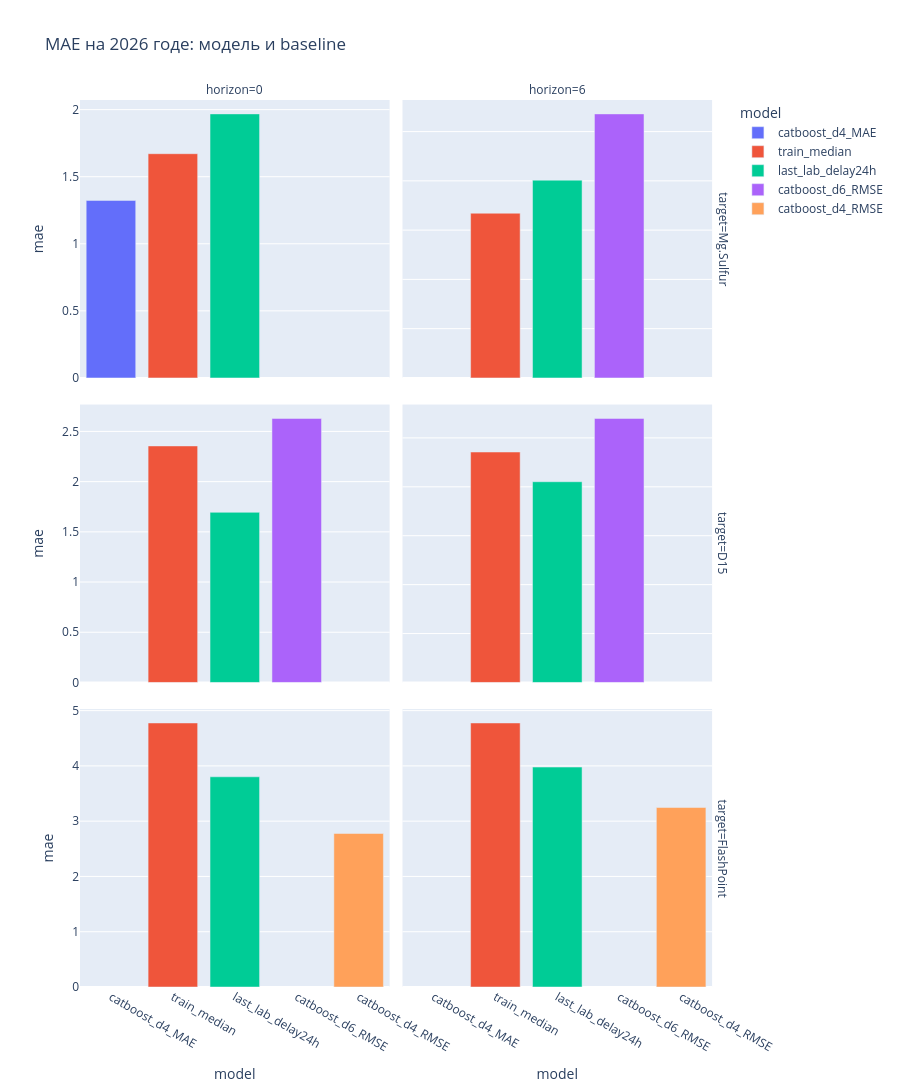

Write notebook code for a chart like this one.
### Code cell
shown = metrics[(metrics['split']=='test') & (metrics['selected'] | metrics['model'].isin(['train_median','last_lab_delay24h']))].copy()
fig = px.bar(shown, x='model', y='mae', color='model', facet_row='target', facet_col='horizon', title='MAE на 2026 годе: модель и baseline', height=1100)
fig.update_yaxes(matches=None)
fig.show()

### Figure 1 — Plotly figure (JSON) as saved in the notebook; plotly's stock layout.template omitted (floating-point values rounded to 4 significant figures)
{"data": [{"hovertemplate": "model=%{x}<br>target=Mg.Sulfur<br>horizon=0<br>mae=%{y}<extra></extra>", "legendgroup": "catboost_d4_MAE", "marker": {"color": "#636efa", "pattern": {"shape": ""}}, "name": "catboost_d4_MAE", "orientation": "v", "showlegend": true, "textposition": "auto", "type": "bar", "x": ["catboost_d4_MAE"], "xaxis": "x5", "y": [1.323], "yaxis": "y5"}, {"hovertemplate": "model=%{x}<br>target=Mg.Sulfur<br>horizon=0<br>mae=%{y}<extra></extra>", "legendgroup": "train_median", "marker": {"color": "#EF553B", "pattern": {"shape": ""}}, "name": "train_median", "orientation": "v", "showlegend": true, "textposition": "auto", "type": "bar", "x": ["train_median"], "xaxis": "x5", "y": [1.671], "yaxis": "y5"}, {"hovertemplate": "model=%{x}<br>target=Mg.Sulfur<br>horizon=6<br>mae=%{y}<extra></extra>", "legendgroup": "train_median", "marker": {"color": "#EF553B", "pattern": {"shape": ""}}, "name": "train_median", "orientation": "v", "showlegend": false, "textposition": "auto", "type": "bar", "x": ["train_median"], "xaxis": "x6", "y": [1.671], "yaxis": "y6"}, {"hovertemplate": "model=%{x}<br>target=D15<br>horizon=0<br>mae=%{y}<extra></extra>", "legendgroup": "train_median", "marker": {"color": "#EF553B", "pattern": {"shape": ""}}, "name": "train_median", "orientation": "v", "showlegend": false, "textposition": "auto", "type": "bar", "x": ["train_median"], "xaxis": "x3", "y": [2.355], "yaxis": "y3"}, {"hovertemplate": "model=%{x}<br>target=D15<br>horizon=6<br>mae=%{y}<extra></extra>", "legendgroup": "train_median", "marker": {"color": "#EF553B", "pattern": {"shape": ""}}, "name": "train_median", "orientation": "v", "showlegend": false, "textposition": "auto", "type": "bar", "x": ["train_median"], "xaxis": "x4", "y": [2.355], "yaxis": "y4"}, {"hovertemplate": "model=%{x}<br>target=FlashPoint<br>horizon=0<br>mae=%{y}<extra></extra>", "legendgroup": "train_median", "marker": {"color": "#EF553B", "pattern": {"shape": ""}}, "name": "train_median", "orientation": "v", "showlegend": false, "textposition": "auto", "type": "bar", "x": ["train_median"], "xaxis": "x", "y": [4.776], "yaxis": "y"}, {"hovertemplate": "model=%{x}<br>target=FlashPoint<br>horizon=6<br>mae=%{y}<extra></extra>", "legendgroup": "train_median", "marker": {"color": "#EF553B", "pattern": {"shape": ""}}, "name": "train_median", "orientation": "v", "showlegend": false, "textposition": "auto", "type": "bar", "x": ["train_median"], "xaxis": "x2", "y": [4.776], "yaxis": "y2"}, {"hovertemplate": "model=%{x}<br>target=Mg.Sulfur<br>horizon=0<br>mae=%{y}<extra></extra>", "legendgroup": "last_lab_delay24h", "marker": {"color": "#00cc96", "pattern": {"shape": ""}}, "name": "last_lab_delay24h", "orientation": "v", "showlegend": true, "textposition": "auto", "type": "bar", "x": ["last_lab_delay24h"], "xaxis": "x5", "y": [1.968], "yaxis": "y5"}, {"hovertemplate": "model=%{x}<br>target=Mg.Sulfur<br>horizon=6<br>mae=%{y}<extra></extra>", "legendgroup": "last_lab_delay24h", "marker": {"color": "#00cc96", "pattern": {"shape": ""}}, "name": "last_lab_delay24h", "orientation": "v", "showlegend": false, "textposition": "auto", "type": "bar", "x": ["last_lab_delay24h"], "xaxis": "x6", "y": [2.007], "yaxis": "y6"}, {"hovertemplate": "model=%{x}<br>target=D15<br>horizon=0<br>mae=%{y}<extra></extra>", "legendgroup": "last_lab_delay24h", "marker": {"color": "#00cc96", "pattern": {"shape": ""}}, "name": "last_lab_delay24h", "orientation": "v", "showlegend": false, "textposition": "auto", "type": "bar", "x": ["last_lab_delay24h"], "xaxis": "x3", "y": [1.694], "yaxis": "y3"}, {"hovertemplate": "model=%{x}<br>target=D15<br>horizon=6<br>mae=%{y}<extra></extra>", "legendgroup": "last_lab_delay24h", "marker": {"color": "#00cc96", "pattern": {"shape": ""}}, "name": "last_lab_delay24h", "orientation": "v", "showlegend": false, "textposition": "auto", "type": "bar", "x": ["last_lab_delay24h"], "xaxis": "x4", "y": [2.052], "yaxis": "y4"}, {"hovertemplate": "model=%{x}<br>target=FlashPoint<br>horizon=0<br>mae=%{y}<extra></extra>", "legendgroup": "last_lab_delay24h", "marker": {"color": "#00cc96", "pattern": {"shape": ""}}, "name": "last_lab_delay24h", "orientation": "v", "showlegend": false, "textposition": "auto", "type": "bar", "x": ["last_lab_delay24h"], "xaxis": "x", "y": [3.803], "yaxis": "y"}, {"hovertemplate": "model=%{x}<br>target=FlashPoint<br>horizon=6<br>mae=%{y}<extra></extra>", "legendgroup": "last_lab_delay24h", "marker": {"color": "#00cc96", "pattern": {"shape": ""}}, "name": "last_lab_delay24h", "orientation": "v", "showlegend": false, "textposition": "auto", "type": "bar", "x": ["last_lab_delay24h"], "xaxis": "x2", "y": [3.978], "yaxis": "y2"}, {"hovertemplate": "model=%{x}<br>target=Mg.Sulfur<br>horizon=6<br>mae=%{y}<extra></extra>", "legendgroup": "catboost_d6_RMSE", "marker": {"color": "#ab63fa", "pattern": {"shape": ""}}, "name": "catboost_d6_RMSE", "orientation": "v", "showlegend": true, "textposition": "auto", "type": "bar", "x": ["catboost_d6_RMSE"], "xaxis": "x6", "y": [2.679], "yaxis": "y6"}, {"hovertemplate": "model=%{x}<br>target=D15<br>horizon=0<br>mae=%{y}<extra></extra>", "legendgroup": "catboost_d6_RMSE", "marker": {"color": "#ab63fa", "pattern": {"shape": ""}}, "name": "catboost_d6_RMSE", "orientation": "v", "showlegend": false, "textposition": "auto", "type": "bar", "x": ["catboost_d6_RMSE"], "xaxis": "x3", "y": [2.629], "yaxis": "y3"}, {"hovertemplate": "model=%{x}<br>target=D15<br>horizon=6<br>mae=%{y}<extra></extra>", "legendgroup": "catboost_d6_RMSE", "marker": {"color": "#ab63fa", "pattern": {"shape": ""}}, "name": "catboost_d6_RMSE", "orientation": "v", "showlegend": false, "textposition": "auto", "type": "bar", "x": ["catboost_d6_RMSE"], "xaxis": "x4", "y": [2.699], "yaxis": "y4"}, {"hovertemplate": "model=%{x}<br>target=FlashPoint<br>horizon=0<br>mae=%{y}<extra></extra>", "legendgroup": "catboost_d4_RMSE", "marker": {"color": "#FFA15A", "pattern": {"shape": ""}}, "name": "catboost_d4_RMSE", "orientation": "v", "showlegend": true, "textposition": "auto", "type": "bar", "x": ["catboost_d4_RMSE"], "xaxis": "x", "y": [2.777], "yaxis": "y"}, {"hovertemplate": "model=%{x}<br>target=FlashPoint<br>horizon=6<br>mae=%{y}<extra></extra>", "legendgroup": "catboost_d4_RMSE", "marker": {"color": "#FFA15A", "pattern": {"shape": ""}}, "name": "catboost_d4_RMSE", "orientation": "v", "showlegend": false, "textposition": "auto", "type": "bar", "x": ["catboost_d4_RMSE"], "xaxis": "x2", "y": [3.247], "yaxis": "y2"}], "layout": {"annotations": [{"font": {}, "showarrow": false, "text": "horizon=0", "x": 0.24, "xanchor": "center", "xref": "paper", "y": 1.0, "yanchor": "bottom", "yref": "paper"}, {"font": {}, "showarrow": false, "text": "horizon=6", "x": 0.74, "xanchor": "center", "xref": "paper", "y": 1.0, "yanchor": "bottom", "yref": "paper"}, {"font": {}, "showarrow": false, "text": "target=FlashPoint", "textangle": 90, "x": 0.98, "xanchor": "left", "xref": "paper", "y": 0.1567, "yanchor": "middle", "yref": "paper"}, {"font": {}, "showarrow": false, "text": "target=D15", "textangle": 90, "x": 0.98, "xanchor": "left", "xref": "paper", "y": 0.5, "yanchor": "middle", "yref": "paper"}, {"font": {}, "showarrow": false, "text": "target=Mg.Sulfur", "textangle": 90, "x": 0.98, "xanchor": "left", "xref": "paper", "y": 0.8433, "yanchor": "middle", "yref": "paper"}], "barmode": "relative", "height": 1100, "legend": {"title": {"text": "model"}, "tracegroupgap": 0}, "title": {"text": "MAE на 2026 годе: модель и baseline"}, "xaxis": {"anchor": "y", "categoryarray": ["catboost_d4_MAE", "train_median", "last_lab_delay24h", "catboost_d6_RMSE", "catboost_d4_RMSE"], "categoryorder": "array", "domain": [0.0, 0.48], "title": {"text": "model"}}, "xaxis2": {"anchor": "y2", "categoryarray": ["catboost_d4_MAE", "train_median", "last_lab_delay24h", "catboost_d6_RMSE", "catboost_d4_RMSE"], "categoryorder": "array", "domain": [0.5, 0.98], "matches": "x", "title": {"text": "model"}}, "xaxis3": {"anchor": "y3", "domain": [0.0, 0.48], "matches": "x", "showticklabels": false}, "xaxis4": {"anchor": "y4", "domain": [0.5, 0.98], "matches": "x", "showticklabels": false}, "xaxis5": {"anchor": "y5", "domain": [0.0, 0.48], "matches": "x", "showticklabels": false}, "xaxis6": {"anchor": "y6", "domain": [0.5, 0.98], "matches": "x", "showticklabels": false}, "yaxis": {"anchor": "x", "domain": [0.0, 0.3133], "title": {"text": "mae"}}, "yaxis2": {"anchor": "x2", "domain": [0.0, 0.3133], "showticklabels": false}, "yaxis3": {"anchor": "x3", "domain": [0.3433, 0.6567], "title": {"text": "mae"}}, "yaxis4": {"anchor": "x4", "domain": [0.3433, 0.6567], "showticklabels": false}, "yaxis5": {"anchor": "x5", "domain": [0.6867, 1.0], "title": {"text": "mae"}}, "yaxis6": {"anchor": "x6", "domain": [0.6867, 1.0], "showticklabels": false}}}
